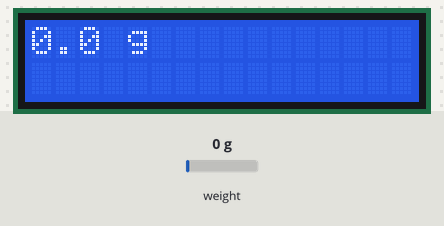
A sketch run on a simulated Arduino Uno, built with avr-gcc and run on an emulated ATmega328P. Parts: 16×2 character LCD. The inputs (shaded band) are chosen by the test bench; at power-on: weight on the scale 0 g.

Above: at 1.2 s.
1.3 s: weight on the scale set to 100 g
At 1.6 s:
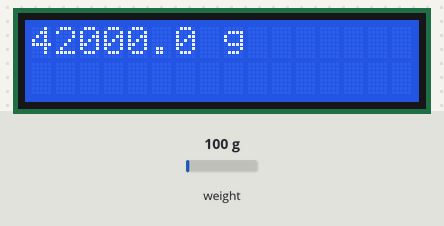
2.8 s: weight on the scale set to 1250 g
At 3.3 s:
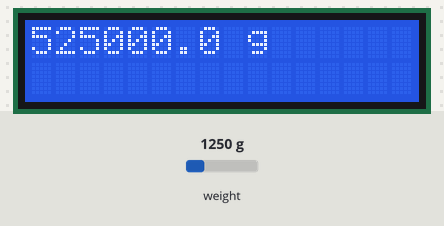
4.3 s: weight on the scale set to 2500 g
At 5.0 s:
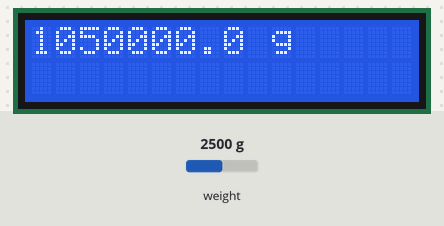
Timing chart, 0 to 7.3 s (numbered marks = the images above; inputs shaded):
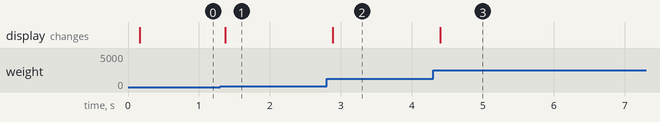

The sketch:

LiquidCrystalScale.ino
```cpp
/* sample for digital weight scale of hx711, display with a HD44780 liquid crtstal monitor
 *
 * hardware design: syyyd
 * available at http://syyyd.taobao.com
 *
 * library design: Weihong Guan (@aguegu)
 * http://aguegu.net
 *
 * library host on
 * https://github.com/aguegu/Arduino
 */

// Hx711.DOUT - pin #A1
// Hx711.SCK - pin #A0

// LCD.RS - pin 12
// LCD.En - pin 11
// LCD.D4 - pin 5
// LCD.D5 - pin 4
// LCD.D6 - pin 3
// LCD.D7 - pin 2

#include <LiquidCrystal.h>
#include <Hx711.h>

LiquidCrystal lcd(12, 11, 5, 4, 3, 2);
Hx711 scale(A1, A0);

void setup() {

  lcd.begin(16, 2);

}

void loop() {

  lcd.setCursor(0, 0);
  lcd.print(scale.getGram(), 1);
  lcd.print(" g");
  lcd.print("       ");

  delay(200);
}
```

Measured:
- after the input at 1.3 s, the display: changes after 0.07 s (image 1)
- after the input at 2.8 s, the display: changes after 0.09 s (image 2)
- after the input at 4.3 s, the display: changes after 0.10 s (image 3)
